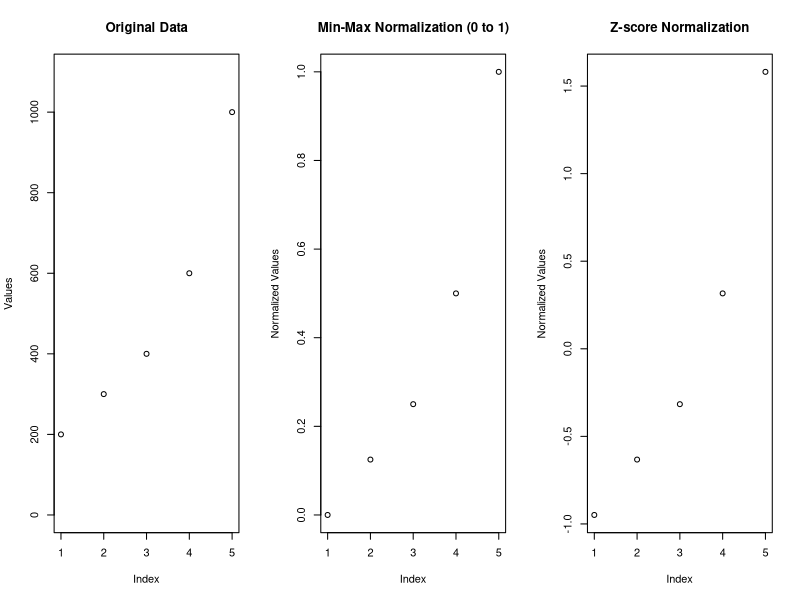

R code for this plot:
# Given data
data <- c(200, 300, 400, 600, 1000)

# Min-max normalization
min_data <- min(data)
max_data <- max(data)

min_max_normalized <- (data - min_data) / (max_data - min_data)

# Print the min-max normalized values
cat("Min-Max Normalization (0 to 1):\n")
print(min_max_normalized)

# Z-score normalization
mean_data <- mean(data)
sd_data <- sd(data)

z_score_normalized <- (data - mean_data) / sd_data

# Print the z-score normalized values
cat("\nZ-score Normalization:\n")
print(z_score_normalized)

# Plotting the original data and normalized data
par(mfrow = c(1, 3))  # Divide the plot area into 1 row and 3 columns

# Plot 1: Original Data
plot(data, main = "Original Data", ylim = c(0, 1100), ylab = "Values")

# Plot 2: Min-Max Normalized Data
plot(min_max_normalized, main = "Min-Max Normalization (0 to 1)", ylim = c(0, 1), ylab = "Normalized Values")

# Plot 3: Z-score Normalized Data
plot(z_score_normalized, main = "Z-score Normalization", ylab = "Normalized Values")
